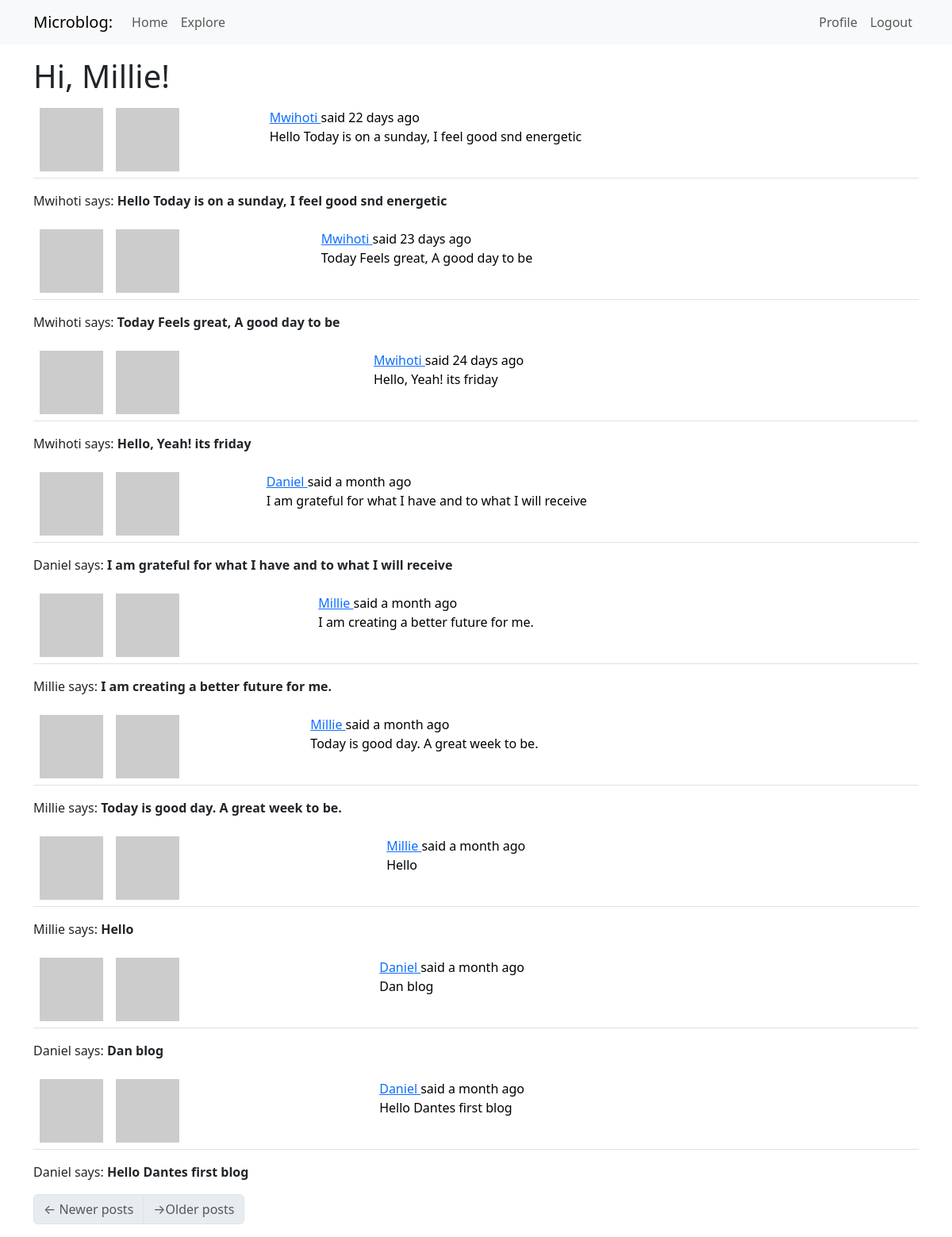
Screenshot of /explore (signed in) with the database file from the repository.
### app/models.py (models this page shows, shortened)
class User(UserMixin, db.Model):
    id: so.Mapped[int] = so.mapped_column(primary_key=True)
    username: so.Mapped[str] = so.mapped_column(sa.String(64), index=True,
                                                unique=True)
    email: so.Mapped[str] = so.mapped_column(sa.String(120), index=True,
                                             unique=True)
    password_hash: so.Mapped[Optional[str]] = so.mapped_column(sa.String(256))
    about_me: so.Mapped[Optional[str]] = so.mapped_column(sa.String(140))
    last_seen: so.Mapped[Optional[datetime]] = so.mapped_column(
        default=lambda: datetime.now(timezone.utc))
    posts: so.WriteOnlyMapped['Post'] = so.relationship(back_populates='author')
    following: so.WriteOnlyMapped['User'] = so.relationship(
        secondary=followers, primaryjoin=(followers.c.follower_id == id),
        secondaryjoin=(followers.c.followed_id==id),
        back_populates='followers'
    )
    followers: so.WriteOnlyMapped['User'] = so.relationship(
        secondary=followers, primaryjoin=(followers.c.followed_id == id),
        secondaryjoin=(followers.c.follower_id == id),
        back_populates='following'
    )
    def avatar(self, size):
        digest = hashlib.md5(self.email.lower().encode('utf-8')).hexdigest()
        return f'https://www.gravatar.com/avatar/{digest}?d=identicon&s={size}'
    @login.user_loader
    def load_user(id):
        return db.session.get(User, int(id))

class Post(db.Model):
    id: so.Mapped[int] = so.mapped_column(primary_key=True)
    body: so.Mapped[str] = so.mapped_column(sa.String(140))
    timestamp: so.Mapped[datetime] = so.mapped_column(
        index=True, default=lambda: datetime.now(timezone.utc))
    user_id: so.Mapped[int] = so.mapped_column(sa.ForeignKey('user.id'),
                                               index=True
    )
    language: so.Mapped[Optional[str]] = so.mapped_column(sa.String(5))
    author: so.Mapped[User] = so.relationship('User', back_populates='posts')

### app/main/routes.py (the view)
@bp.route('/explore')
@login_required
def explore():
    page = request.args.get('page', 1, type=int)
    query = sa.select(Post).order_by(Post.timestamp.desc())
    posts = db.paginate(query, page=page,
                        per_page=current_app.config['POSTS_PER_PAGE'], error_out=False)
    next_url = url_for('main.explore', page=posts.next_num) \
        if posts.has_next else None
    prev_url = url_for('main.explore', page=posts.prev_num) \
        if posts.has_prev else None
    return render_template('index.html', title=_('Explore'),
                           posts=posts.items, next_url=next_url,
                           prev_url=prev_url)

### app/__init__.py (called while the page is built)
def get_locale():
    return request.accept_languages.best_match(current_app.config['LANGUAGES'])

### app/main/routes.py (called while the page is built)
@bp.before_app_request
def before_request():
    if current_user.is_authenticated:
        current_user.last_seen = datetime.now(timezone.utc)
        db.session.commit()
        g.locale = str(get_locale()
                )

### app/templates/index.html (shortened to what this page needs)
{% extends "base.html" %}
{% import "bootstrap_wtf.html" as wtf %}
{% block content %}
    <h1>Hi, {{ current_user.username }}!</h1>
    {% for post in posts %}
        {% include '_post.html' %}
        <div style="display: flex;"><p>{{ post.author.username }} says: <b>{{ post.body }}</b></p></div>
    {% endfor %}
    <nav aria-label="Post navigation">
        <ul class="pagination">
            <li class="page-item{% if not prev_url %} disabled{% endif %}">
                <a class="page-link" href="{{ prev_url }}">
                    <span aria-hidden="true">&larr;</span> {{ _('Newer posts')}}
                </a>
            </li>
            <li class="page-item{% if not next_url %} disabled{% endif %}">
                <a class="page-link" href="{{ next_url }}">
                    <span aria-hidden="true">&rarr;</span>{{ _('Older posts')}}
                </a>
            </li>
        </ul>
    </nav>
{% endblock %}

### app/templates/_post.html (shortened to what this page needs)
<table class="table table-hover">
    <tr>
        <td width="70px">
            <img src="{{ post.author.avatar(36) }}" />
        </td>
        <td>
            <a href="{{ url_for('main.user', username=post.author.username) }}">
                <img src="{{ post.author.avatar(70) }}" />
            </a>
            <td>
                {{ _('%(username)s said %(when)s', username=user_link, when=moment(post.timestamp).fromNow()) }}
                <br>
                <span id="post{{ post.id}}">{{ post.body }}</span>
            </td>
        </td>
    </tr>
</table>

### rows the page displays
User: username "Millie"
Post: body "Hello Today is on a sunday, I feel good snd energetic", author.username "Mwihoti"
Post: body "Today Feels great, A good day to be", author.username "Mwihoti"
Post: body "Hello, Yeah! its friday", author.username "Mwihoti"
Post: body "I am grateful for what I have and to what I will receive", author.username "Daniel"
Post: body "I am creating a better future for me.", author.username "Millie"
Post: body "Today is good day. A great week to be.", author.username "Millie"
Post: body "Hello", author.username "Millie"
Post: body "Dan blog", author.username "Daniel"
Post: body "Hello Dantes first blog", author.username "Daniel"
